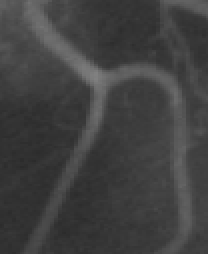
%> input picture 水平集分割/vessel.bmp, 104 x 127 px (shown 2 times larger)
$ octave main.m   (GNU Octave 9; MATLAB toolbox functions it lacks are replaced by stand-ins)
%> lines starting %> are read from the running program, lines starting %| are printed output that depends on the picture
### 水平集分割/BoundMirrorExpand.m
function B = BoundMirrorExpand(A)
%
[m,n] = size(A);
yi = 2:m+1;
xi = 2:n+1;
B = zeros(m+2,n+2);
B(yi,xi) = A;
B([1 m+2],[1 n+2]) = B([3 m],[3 n]);  % mirror corners
B([1 m+2],xi) = B([3 m],xi);          % mirror left and right boundary
B(yi,[1 n+2]) = B(yi,[3 n]);          % mirror top and bottom boundary

### 水平集分割/edge_detector.m
function g=edge_detector(I,sigma);
%a general edge-detector g=1/(1+laplas(G_delta(x,y))*I)
I = BoundMirrorExpand(I); % 镜像边缘延拓
G=fspecial('gaussian',15,sigma);
X=conv2(I,G,'same');
[Ix,Iy]=gradient(X);
g=1./(1+Ix.^2+Iy.^2);
%

### 水平集分割/BoundMirrorShrink.m
function B = BoundMirrorShrink(A)
[m,n] = size(A);
yi = 2:m-1;
xi = 2:n-1;
B = A(yi,xi);
%

### 水平集分割/plotLevelSet.m
function [c,h]=plotLevelSet(u,zLevel, style)
%   plotLevelSet(u,zLevel, style) plot the level contour of function u at
%   the zLevel.
%   created on 04/26/2004
%   author: Chunming Li
%   email: li_chunming@hotmail.com
%   Copyright (c) 2004-2006 by Chunming Li
% hold on;
[c,h] = contour(u,[zLevel zLevel],style);
% hold off;
%

### 水平集分割/evolution.m
function phi= evolution(I,phi0,mu,nu,lambda,delta_t,epsilon,numIter)
%   new_revolution(I,phi0,g,gx,gy,mu,nu,lambda,delta_t,epsilon,numIter)
%   input:
%       I: input image
%       phi0: level set function to be updated
%       g: edge detector g
%       gx,gy: gradient of edge detector g
%       mu: distRictTerm coefficient
%       nu: weight for area term, default value 0
%       lambda: lengthTerm coefficient
%       delta_t: time step
%       epsilon: parameter for computing smooth Heaviside and dirac function
%       numIter: number of iterations
%   output:
%       phi: updated level set function
sigma = 1.5;             %   选取论文给定参数
g=edge_detector(I,sigma);
[gx,gy]=gradient(g);
% I = BoundMirrorExpand(I); % 镜像边缘延拓
phi = BoundMirrorExpand(phi0);

% gaussian filtering
[px,py]=gradient(phi);
pSum=sqrt(px.^2 + py.^2 + 1e-10);
px=px./pSum;
py=py./pSum;

for k = 1 : numIter
    phi = BoundMirrorEnsure(phi);
    delta_h = Delta(phi,epsilon);
    Curv = curvature(phi);
    phi = phi + delta_t * (mu * (4 * del2(phi) - Curv) + lambda * delta_h .*( px.*gx + py.*gy + g.*Curv) + nu * g .* delta_h);
end
phi = BoundMirrorShrink(phi);

### 水平集分割/sdf2circle.m
function f = sdf2circle(nrow,ncol, ic,jc,r)
%   sdf2circle(nrow,ncol, ic,jc,r) computes the signed distance to a circle
%   input:
%       nrow: number of rows
%       ncol: number of columns
%       (ic,jc): center of the circle
%       r: radius of the circle
%   output:
%       f: signed distance to the circle

%   created on 04/26/2004
%   author: Chunming Li
%   email: li_chunming@hotmail.com
%   Copyright (c) 2004-2006 by Chunming Li


[X,Y] = meshgrid(1:ncol, 1:nrow);

f = sqrt((X-jc).^2+(Y-ic).^2)-r;

%f=sdf2circle(100,50,51,25,10);figure;imagesc(f)

### 水平集分割/main.m
clear;
close all;
clc;

% Img=imread('three.bmp');      % example works well
% Img=imread('twoCells.bmp');     % example works well
Img=imread('vessel.bmp');     % example does NOT work well
%> Img is the input picture: size 127x104 uint8; min 43, max 128, mean 64.5
U=Img(:,:,1);
I=double(U);

% get the size
[nrow,ncol] =size(U);
%> nrow = 127; ncol = 104
ic=nrow/2;
%> ic = 63.5
jc=ncol/2;
%> jc = 52
r=30;
phi_0 = sdf2circle(nrow,ncol,ic,jc,r);

delta_t = 10;   %   time step
mu = 0.001;      %   distRictTerm coefficient
nu = 1;         %   areaTerm coefficient
lambda=3;       %   legthTerm coefficient

epsilon=1.5;    %   used in Dirac function

% iteration should begin from here
phi=phi_0;
numIter = 1;
for k=1:200
    phi = evolution(I, phi, mu, nu, lambda, delta_t, epsilon, numIter);
    if mod(k,10) == 0
        pause(0.05);
        figure(2);
        imagesc(uint8(I));colormap(gray)
        hold on;
        plotLevelSet(phi,0,'r');
    end
end
%> this loop made 200 passes
%> h in plotLevelSet on passes 10, 20, 30: -40.53, -43.92, -46.53
%> pass 1, in edge_detector, `X=conv2(I,G,'same');`:
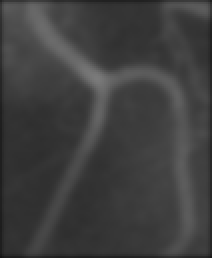
%> X: size 129x106 double (shown 2 times larger); min 20.02, max 123.1, mean 63.2
%> pass 1, in edge_detector, `[Ix,Iy]=gradient(X);`:
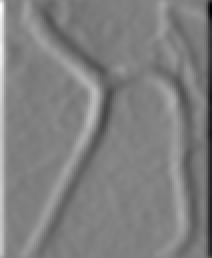
%> Ix: size 129x106 double (shown 2 times larger); min -19.66, max 19.61, mean 0.0292; drawn with min black and max white
%> pass 1, in edge_detector, `[Ix,Iy]=gradient(X);`:
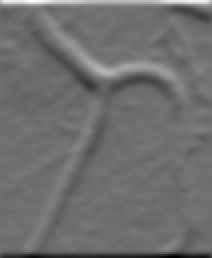
%> Iy: size 129x106 double (shown 2 times larger); min -17.14, max 22, mean -0.1; drawn with min black and max white
%> after the loop:
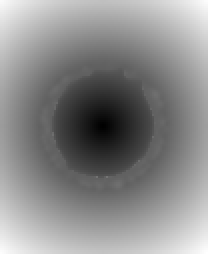
%> phi: size 127x104 double (shown 2 times larger); min -29.38, max 51.69, mean 14.6; drawn with min black and max white
%> after the loop:
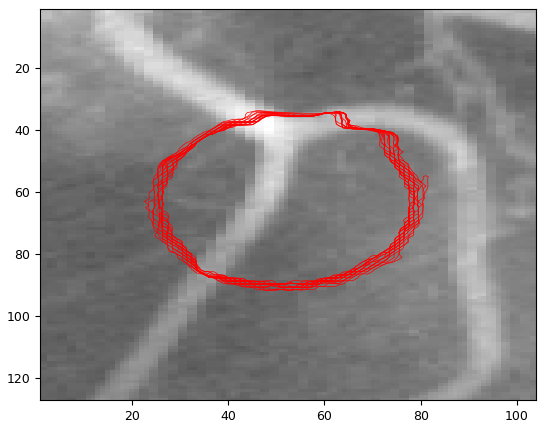
%> figure redrawn from the program's plot data

$ run again, with 水平集分割/twocells.bmp copied over 水平集分割/vessel.bmp
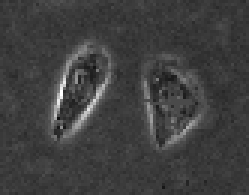
%> input picture 水平集分割/twocells.bmp, 83 x 65 px (shown 3 times larger)
%> Img is the input picture: size 65x83x3 uint8; min 15, max 255, mean 63.2
%> the loop `for k=1:200` made 200 passes
%> h in plotLevelSet on passes 10, 20, 30: -40.53, -47.09, -53.02
%> pass 1, in edge_detector, `[Ix,Iy]=gradient(X);`:
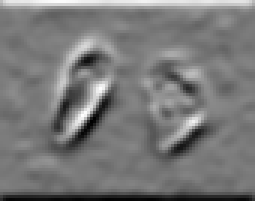
%> Iy: size 67x85 double (shown 3 times larger); min -13.51, max 14.89, mean -0.0175; drawn with min black and max white
%> after the loop `for k=1:200`:
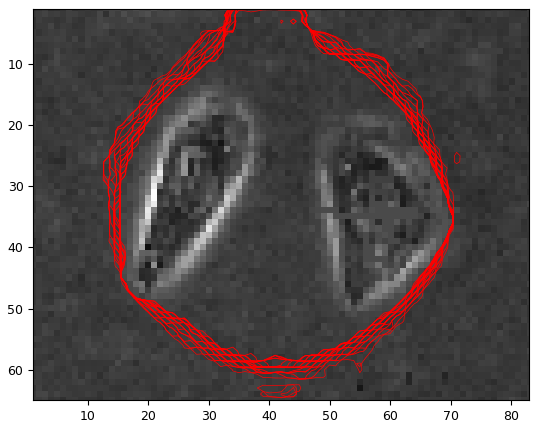
%> figure redrawn from the program's plot data
